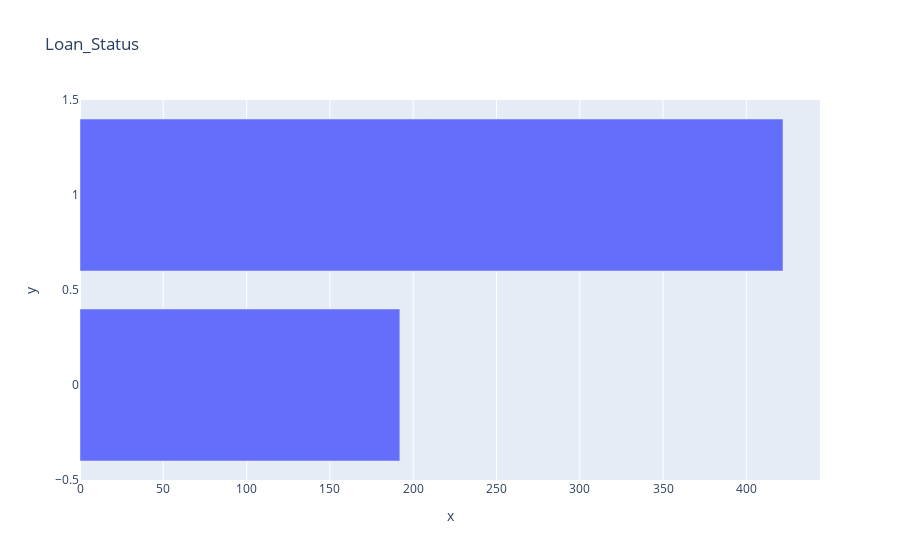

Source (notebook cell):
### Code cell
fig = px.bar(x=df.Loan_Status.value_counts(ascending=True), title='Loan_Status')
fig.show()

### Figure 1 — Plotly figure (JSON) as saved in the notebook; plotly's stock layout.template omitted (floating-point values rounded to 4 significant figures)
{"data": [{"alignmentgroup": "True", "hovertemplate": "x=%{x}<br>y=%{y}<extra></extra>", "legendgroup": "", "marker": {"color": "#636efa", "pattern": {"shape": ""}}, "name": "", "offsetgroup": "", "orientation": "h", "showlegend": false, "textposition": "auto", "type": "bar", "x": [192, 422], "xaxis": "x", "y": [0, 1], "yaxis": "y"}], "layout": {"barmode": "relative", "legend": {"tracegroupgap": 0}, "title": {"text": "Loan_Status"}, "xaxis": {"anchor": "y", "domain": [0, 1], "title": {"text": "x"}}, "yaxis": {"anchor": "x", "domain": [0, 1], "title": {"text": "y"}}}}
